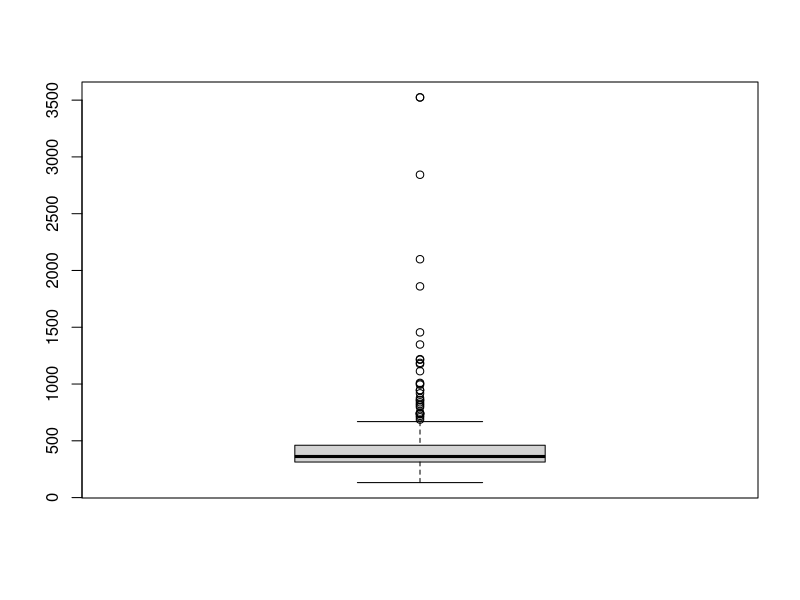
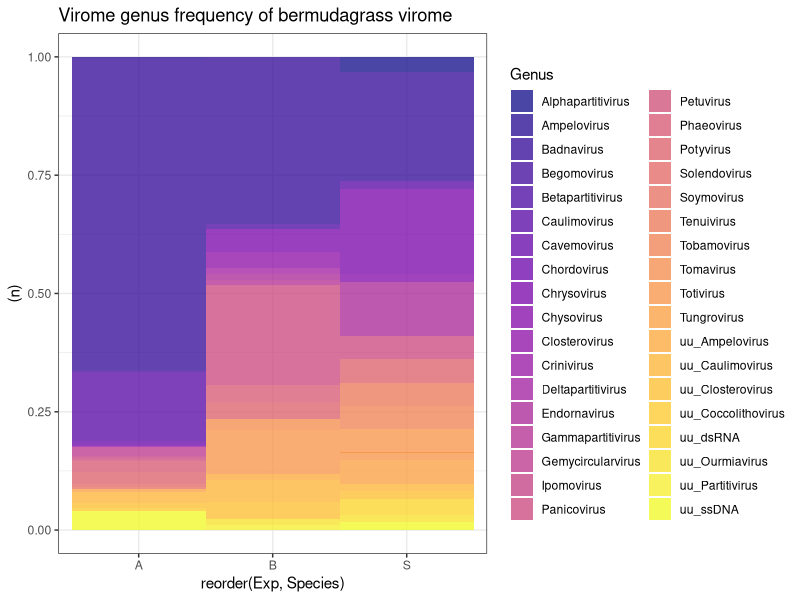

Reproduce these figures in R, in order.
#'@title: Translatting Viromes
#'@author: R Alcala
#'@description:
#'

#-- Setting working directory
setwd("git_db/TranslattingViromes/")

#-- loading libraries
library("tidyverse")

#-- loading data
bermudagrass_virome <- read.csv("data/Bermudagrass_virome_BlasXall_2016.csv",
                       header = T)
head(bermudagrass_virome)
dim(bermudagrass_virome)

boxplot(bermudagrass_virome$length)

cov=c(NULL)
for (i in 1:nrow(bermudagrass_virome)){
 cov[i] <- c(strsplit(bermudagrass_virome$Query, split = "_")[[i]][6])
}
bermudagrass_virome$Coverage <- as.numeric(cov)
#@ Collecting metadata
viromeb <- bermudagrass_virome %>%
  select("Exp", Species="Description", "Query", "Genus", "Family", "length", "Coverage", "E.Value",
         "Query.coverage", "X..Pairwise.Identity", "Bit.Score", "Sequence") %>%
  group_by(Species, Genus, Family, Exp) %>% 
  summarise(Cov = mean(Coverage), n=n()) # differences mean

viromeb

#---- Generating hist plots
#-- libraries
#library(ggplot2)
library(tidytext)
library(viridis)


ggplot(viromeb, aes(x=reorder(Exp, Species), y=(n), fill=Genus)) +
  geom_bar(position="fill", stat="identity", width = 1, alpha = 0.75)+
  ggtitle("Virome genus frequency of bermudagrass virome") +
  facet_grid(scales = "free", space = "free") +
  scale_fill_viridis(discrete = T, option = "C") +
  scale_x_reordered() +
  theme_bw()


# trata de crear un plot de presencia ausencia de virus por grupo experimental 
# y que se vea los virus abundantes vs los no abundantes. 
